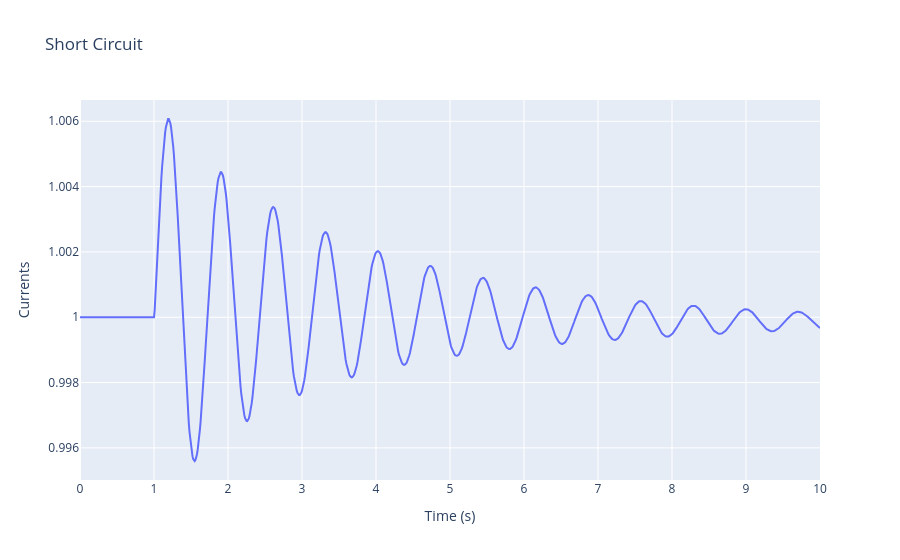

The notebook cell this image was saved under:
### Code cell
fig = go.Figure()
fig.add_trace(go.Scatter(x=model.Time, y=model.get_values("omega_1"), mode="lines", name=r"4ord: $\omega_1$"))
fig.update_layout(title="Short Circuit", xaxis_title="Time (s)", yaxis_title="Currents", hovermode="x")
fig.show()

### Figure 1 — Plotly figure (JSON) as saved in the notebook; plotly's stock layout.template omitted (floating-point values rounded to 4 significant figures; data arrays with more than 128 entries replaced by an {"elided": "..."} marker saying what was removed)
{"data": [{"mode": "lines", "name": "4ord: $\\omega_1$", "type": "scatter", "x": {"elided": "1001 float values"}, "y": {"elided": "1001 float values"}}], "layout": {"hovermode": "x", "title": {"text": "Short Circuit"}, "xaxis": {"title": {"text": "Time (s)"}}, "yaxis": {"title": {"text": "Currents"}}}}
